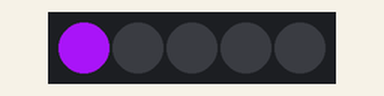
Recording of a sketch running on a simulated Arduino Uno, built with avr-gcc and run on an emulated ATmega328P. On the bench: 5 RGB LEDs in strip order, left to right. Dim RGB values are drawn brighter than linear; random numbers use the default seed unless the sketch sets one.

Above: at 0.1 s.
At 4.6 s:
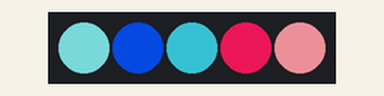
At 9.6 s:
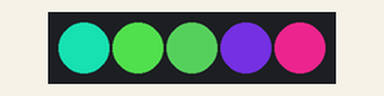
At 19.6 s:
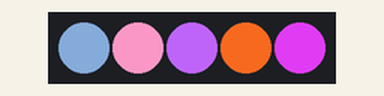
At 29.1 s:
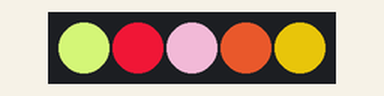
At 39.1 s:
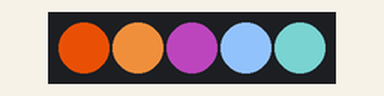
Timing chart, 0 to 40.0 s (numbered marks = the images above):
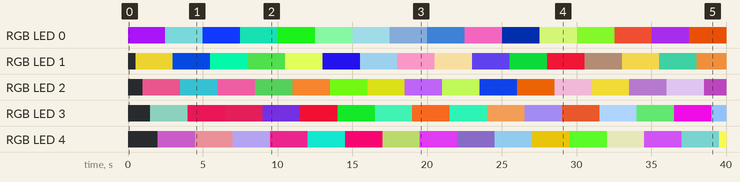

The sketch:

led.ino
```cpp
#include <Adafruit_NeoPixel.h>
#define PIN 6       // номер порта к которому подключен модуль
#define count_led 5 // количество светодиодов
#define delayval 500
Adafruit_NeoPixel pixels = Adafruit_NeoPixel(count_led, PIN, NEO_GRB + NEO_KHZ800); //first number change does distance between colors
void setup()
{
    pixels.begin();
    pixels.show(); // Устанавливаем все светодиоды в состояние "Выключено"
}
void loop()
{
    for (int i = 0; i < count_led; i++)
    {
        // pixels.Color takes RGB values, from 0,0,0 up to 255,255,255
        pixels.setPixelColor(i, pixels.Color(random(0, 255), random(0, 255), random(0, 255))); // Moderately bright green color.
        pixels.show();                                                                         // This sends the updated pixel color to the hardware.
        delay(delayval);                                                                       // Delay for a period of time (in milliseconds).
    }
}
```

Measured:
- by itself, RGB LED 1: off → RGB(197, 175, 38) at 0.50 s, → RGB(3, 52, 160) 2.5 s later, → RGB(3, 230, 157) 2.5 s later, → RGB(56, 157, 54) 2.5 s later, … (16 changes in this stretch)
- by itself, RGB LED 3: off → RGB(80, 120, 109) at 1.5 s, → RGB(189, 18, 70) 2.5 s later, → RGB(167, 22, 66) 2.5 s later, → RGB(84, 35, 163) 2.5 s later, … (16 changes in this stretch)
- what the display in image 1 shows lasts 0.5 s, from 4.5 s to 5.0 s
